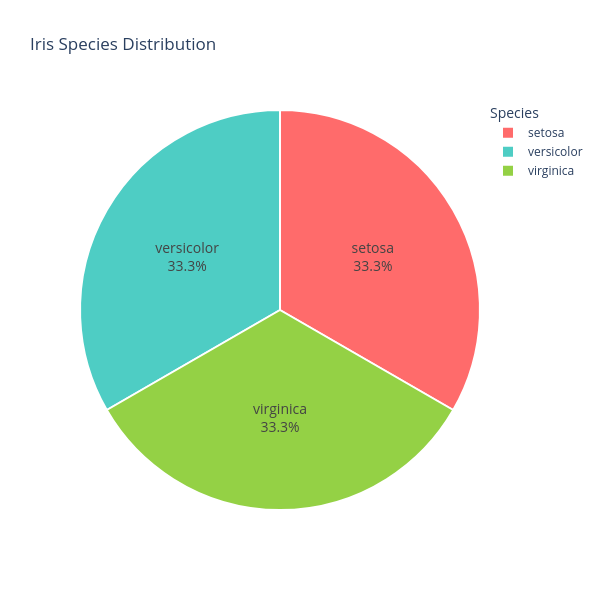

Write notebook code for a chart like this one.
### Markdown cell above
### 3- Pie / Donut PLot:

with PX

### Code cell
# Pie Chart of Sepal Width by Species

df = pd.DataFrame(iris.data, columns=iris.feature_names)
df['species'] = [iris.target_names[i] for i in iris.target]

# Create donut chart
fig = px.pie(
    df,
    names='species',
    title='Iris Species Distribution',
    color='species',
    color_discrete_map={
        'setosa': '#FF6B6B',
        'versicolor': '#4ECDC4',
        'virginica': "#94D145"
    }
)

fig.update_traces(
    textinfo='label+percent',
    textfont_size=14,
    marker=dict(line=dict(color='white', width=2))
)

fig.update_layout(
    legend_title='Species',
    width=600,
    height=600
)

fig.show()

### Figure 1 — Plotly figure (JSON) as saved in the notebook; plotly's stock layout.template omitted (floating-point values rounded to 4 significant figures; data arrays with more than 128 entries replaced by an {"elided": "..."} marker saying what was removed)
{"data": [{"customdata": {"elided": "150x1 str values"}, "domain": {"x": [0, 1], "y": [0, 1]}, "hovertemplate": "species=%{customdata[0]}<extra></extra>", "labels": {"elided": "150 str values"}, "legendgroup": "", "marker": {"colors": {"elided": "150 str values"}, "line": {"color": "white", "width": 2}}, "name": "", "showlegend": true, "textfont": {"size": 14}, "textinfo": "label+percent", "type": "pie"}], "layout": {"height": 600, "legend": {"title": {"text": "Species"}, "tracegroupgap": 0}, "title": {"text": "Iris Species Distribution"}, "width": 600}}
